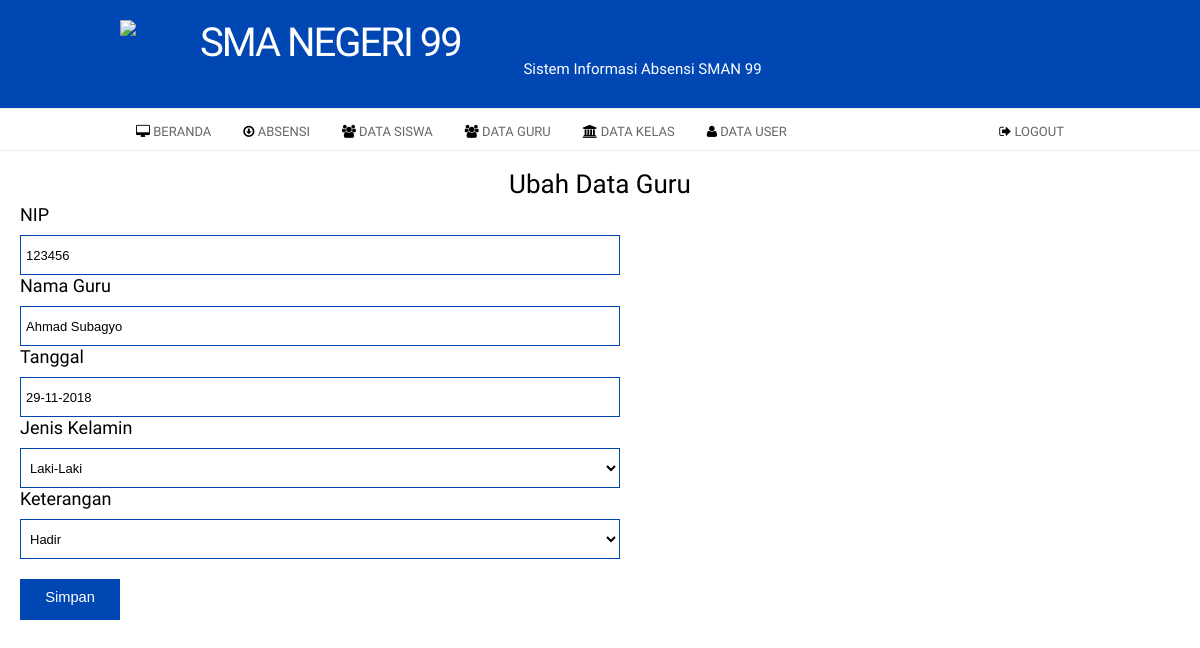
The page /index.php?page=guru&aksi=ubah&id=20 (signed in) on the database its author committed.
### tables this page shows
CREATE TABLE `tb_guru` (
  `id` int(11) NOT NULL,
  `nip` int(15) NOT NULL,
  `nama` varchar(50) NOT NULL,
  `tanggal` varchar(50) NOT NULL,
  `jenis_kelamin` enum('Laki-Laki','Perempuan') NOT NULL,
  `keterangan` enum('Hadir','Sakit','Izin','Alpa') NOT NULL
);

### page/admin/guru/ubah.php (the view, shortened to what this page needs)
<?php
    $id = $_GET['id'];
    $sql = $koneksi->query("select * from tb_guru where id='$id'");
    $tampil = $sql->fetch_assoc();
    $jenis_kelamin = $tampil['jenis_kelamin'];
    $keterangan = $tampil['keterangan'];
?>
<h2>Ubah Data Guru</h2>
                                    <form method="POST">
                                            <h4>NIP</h4>
                                            <input class="textfield" name="nip" value="<?php echo $tampil['nip'];?>"/>
                                            <h4>Nama Guru</h4>
                                            <input class="textfield" name="nama" value="<?php echo $tampil['nama'];?>"/>
                                            <h4>Tanggal</h4>
                                            <input class="textfield" name="tanggal" value="<?php echo $tampil['tanggal'];?>"/>
                                            <h4>Jenis Kelamin</h4>
                                            <select class="textfield" name="jenis_kelamin">
                                                <option value="Laki-Laki" <?php if ($jenis_kelamin=='Laki-Laki')
                                                {echo "selected";} ?>>Laki-Laki</option>
                                            </select>
                                            <h4>Keterangan</h4>
                                            <select class="textfield" name="keterangan">
                                                <option value="Hadir" <?php if ($keterangan=='Hadir')
                                                {echo "selected";} ?>>Hadir</option>
                                            </select>
                                            <br>
                                            <input type="submit" name="simpan" value="Simpan" class="simpan">
                                </form>

### assets/css/style.css (style rules this page uses)
* { box-sizing: border-box; }
body { font-family: 'arial'; padding: 10px; }

### assets/css/custom.css (style rules this page uses)
body { background: #fff; margin:0; padding:0; font-family: 'Pontano Sans', Arial, Helvetica, sans-serif; font-size: 15px; color: #666; }
* { margin:0; padding:0; }
form input, form select, form textarea { padding: 5px; color: #333333; border: 1px solid #ddd; border-right:1px solid #ccc; border-bottom:1px solid #ccc; background-color:#fff; font-family: Arial, Helvetica, sans-serif; font-size: 13px; }
h2 { color: #000; font-size: 26px; letter-spacing: 0px; font-weight: normal; padding: 0 0 5px; margin: 0; font-family: 'Pontano Sans', Arial, sans-serif; }
h4 { font-family: 'Pontano Sans', Arial, sans-serif; color: #000; font-size: 18px; font-weight: normal; padding-bottom: 10px; text-transform: none; }

### page/admin/guru/ubah.php (style rules this page uses)
h2 { text-align: center; }
h4 { margin-left: 20px; }
.textfield { width: 50%; height: 40px; font-family: arial; color: #000; border: 1px double #0047b3; margin-left: 20px; }
.simpan { width: 100px; margin-top: 20px; margin-left: 20px; background-color: #0047b3; border: 0; border-bottom: 5px solid #0047b3; padding: 10px 20px; text-decoration: none; font-family: arial; font-size: 11pt; color: #fff; }

### rows shown on the page
tb_guru: nip "123456", nama "Ahmad Subagyo", tanggal "29-11-2018", jenis_kelamin "Laki-Laki", keterangan "Hadir"
